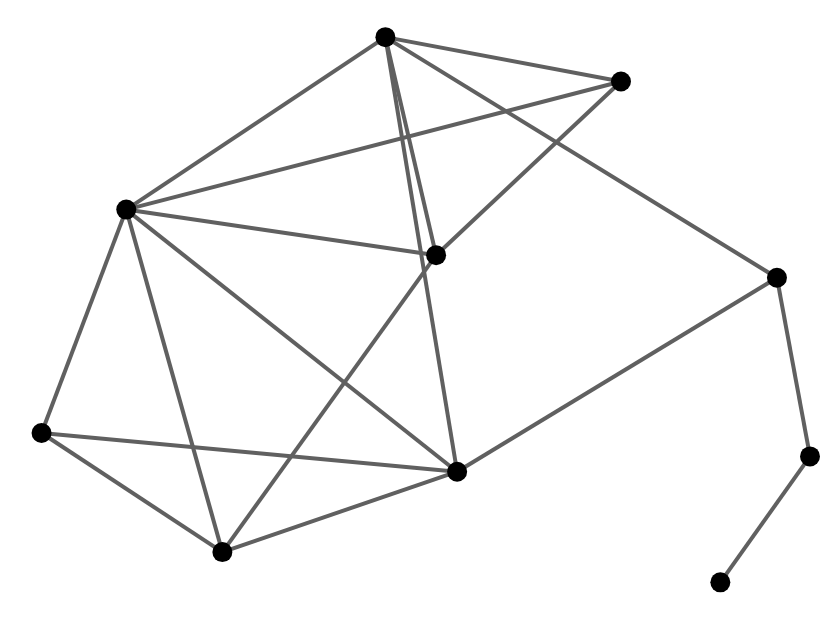

Notebook cell for this chart:
### Code cell
G = nx.krackhardt_kite_graph()

chart = alph(G)

chart.configure_view(strokeWidth=0).properties(width=400, height=300)

### Figure 1 — Vega-Lite specification as saved in the notebook (floating-point values rounded to 4 significant figures)
{"config": {"view": {"continuousWidth": 300, "continuousHeight": 300, "strokeWidth": 0}}, "layer": [{"data": {"name": "data-8f039204da15a6bcf2c689becef0a3ba"}, "mark": {"type": "line"}, "encoding": {"color": {"value": "#606060"}, "detail": {"field": "edge", "type": "quantitative"}, "opacity": {"value": 1.0}, "strokeWidth": {"value": 2.0}, "x": {"axis": {"domain": false, "grid": false, "labels": false, "ticks": false, "title": ""}, "field": "x", "type": "quantitative"}, "y": {"axis": {"domain": false, "grid": false, "labels": false, "ticks": false, "title": ""}, "field": "y", "type": "quantitative"}}}, {"data": {"name": "data-d670ced0b23c889fc51fb3f4a371fc82"}, "mark": {"type": "circle"}, "encoding": {"fill": {"value": "#000"}, "opacity": {"value": 1}, "size": {"value": 100}, "stroke": {"value": "#565656"}, "strokeWidth": {"value": 0}, "tooltip": [], "x": {"axis": {"domain": false, "grid": false, "labels": false, "ticks": false, "title": ""}, "field": "x", "type": "quantitative"}, "y": {"axis": {"domain": false, "grid": false, "labels": false, "ticks": false, "title": ""}, "field": "y", "type": "quantitative"}}}], "height": 300, "resolve": {"scale": {"color": "independent", "fill": "independent", "opacity": "independent", "size": "independent", "strokeWidth": "independent"}}, "width": 400, "$schema": "https://vega.github.io/schema/vega-lite/v5.8.0.json", "datasets": {"data-8f039204da15a6bcf2c689becef0a3ba": [{"source": 0, "edge": 0, "y": 354.8, "x": 426.1, "target": 1, "pair": [0, 1]}, {"source": 0, "edge": 0, "y": 57.89, "x": 212.4, "target": 1, "pair": [0, 1]}, {"source": 0, "edge": 1, "y": 354.8, "x": 426.1, "target": 2, "pair": [0, 2]}, {"source": 0, "edge": 1, "y": 528.5, "x": 611.0, "target": 2, "pair": [0, 2]}, {"source": 0, "edge": 2, "y": 354.8, "x": 426.1, "target": 3, "pair": [0, 3]}, {"source": 0, "edge": 2, "y": 400.4, "x": 116.3, "target": 3, "pair": [0, 3]}, {"source": 0, "edge": 3, "y": 354.8, "x": 426.1, "target": 5, "pair": [0, 5]}, {"source": 0, "edge": 3, "y": 572.8, "x": 375.4, "target": 5, "pair": [0, 5]}, {"source": 1, "edge": 4, "y": 57.89, "x": 212.4, "target": 3, "pair": [1, 3]}, {"source": 1, "edge": 4, "y": 400.4, "x": 116.3, "target": 3, "pair": [1, 3]}, {"source": 1, "edge": 5, "y": 57.89, "x": 212.4, "target": 4, "pair": [1, 4]}, {"source": 1, "edge": 5, "y": 177.0, "x": 31.55, "target": 4, "pair": [1, 4]}, {"source": 1, "edge": 6, "y": 57.89, "x": 212.4, "target": 6, "pair": [1, 6]}, {"source": 1, "edge": 6, "y": 138.3, "x": 447.1, "target": 6, "pair": [1, 6]}, {"source": 2, "edge": 7, "y": 528.5, "x": 611.0, "target": 3, "pair": [2, 3]}, {"source": 2, "edge": 7, "y": 400.4, "x": 116.3, "target": 3, "pair": [2, 3]}, {"source": 2, "edge": 8, "y": 528.5, "x": 611.0, "target": 5, "pair": [2, 5]}, {"source": 2, "edge": 8, "y": 572.8, "x": 375.4, "target": 5, "pair": [2, 5]}, {"source": 3, "edge": 9, "y": 400.4, "x": 116.3, "target": 4, "pair": [3, 4]}, {"source": 3, "edge": 9, "y": 177.0, "x": 31.55, "target": 4, "pair": [3, 4]}, {"source": 3, "edge": 10, "y": 400.4, "x": 116.3, "target": 5, "pair": [3, 5]}, {"source": 3, "edge": 10, "y": 572.8, "x": 375.4, "target": 5, "pair": [3, 5]}, {"source": 3, "edge": 11, "y": 400.4, "x": 116.3, "target": 6, "pair": [3, 6]}, {"source": 3, "edge": 11, "y": 138.3, "x": 447.1, "target": 6, "pair": [3, 6]}, {"source": 4, "edge": 12, "y": 177.0, "x": 31.55, "target": 6, "pair": [4, 6]}, {"source": 4, "edge": 12, "y": 138.3, "x": 447.1, "target": 6, "pair": [4, 6]}, {"source": 5, "edge": 13, "y": 572.8, "x": 375.4, "target": 6, "pair": [5, 6]}, {"source": 5, "edge": 13, "y": 138.3, "x": 447.1, "target": 6, "pair": [5, 6]}, {"source": 5, "edge": 14, "y": 572.8, "x": 375.4, "target": 7, "pair": [5, 7]}, {"source": 5, "edge": 14, "y": 332.2, "x": 767.0, "target": 7, "pair": [5, 7]}, {"source": 6, "edge": 15, "y": 138.3, "x": 447.1, "target": 7, "pair": [6, 7]}, {"source": 6, "edge": 15, "y": 332.2, "x": 767.0, "target": 7, "pair": [6, 7]}, {"source": 7, "edge": 16, "y": 332.2, "x": 767.0, "target": 8, "pair": [7, 8]}, {"source": 7, "edge": 16, "y": 153.6, "x": 800.0, "target": 8, "pair": [7, 8]}, {"source": 8, "edge": 17, "y": 153.6, "x": 800.0, "target": 9, "pair": [8, 9]}, {"source": 8, "edge": 17, "y": 27.67, "x": 710.4, "target": 9, "pair": [8, 9]}], "data-d670ced0b23c889fc51fb3f4a371fc82": [{"y": 354.8, "x": 426.1, "__node_size": 100, "__node_r": 5.0}, {"y": 57.89, "x": 212.4, "__node_size": 100, "__node_r": 5.0}, {"y": 528.5, "x": 611.0, "__node_size": 100, "__node_r": 5.0}, {"y": 400.4, "x": 116.3, "__node_size": 100, "__node_r": 5.0}, {"y": 177.0, "x": 31.55, "__node_size": 100, "__node_r": 5.0}, {"y": 572.8, "x": 375.4, "__node_size": 100, "__node_r": 5.0}, {"y": 138.3, "x": 447.1, "__node_size": 100, "__node_r": 5.0}, {"y": 332.2, "x": 767.0, "__node_size": 100, "__node_r": 5.0}, {"y": 153.6, "x": 800.0, "__node_size": 100, "__node_r": 5.0}, {"y": 27.67, "x": 710.4, "__node_size": 100, "__node_r": 5.0}]}}
